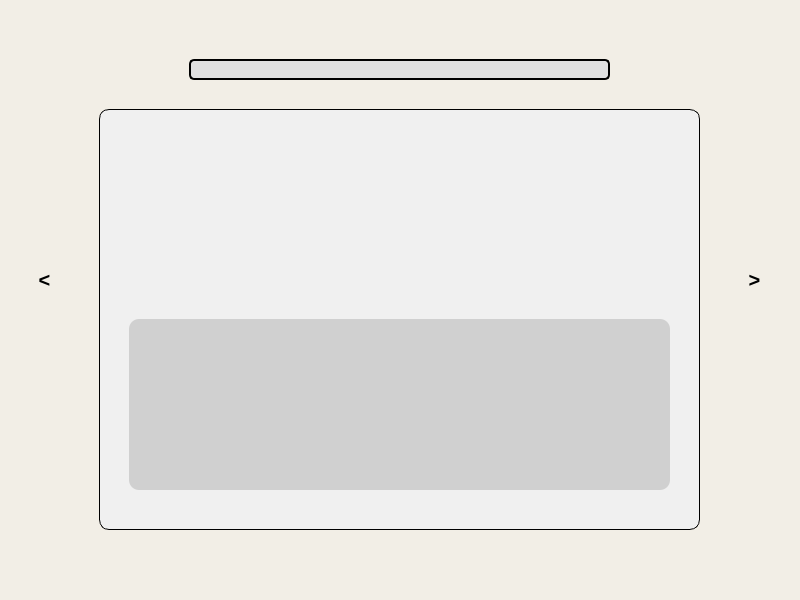
<?xml version="1.0" encoding="UTF-8"?>
<ui version="4.0">
 <class>MainWindow</class>
 <widget class="QMainWindow" name="MainWindow">
  <property name="geometry">
   <rect>
    <x>0</x>
    <y>0</y>
    <width>800</width>
    <height>600</height>
   </rect>
  </property>
  <property name="windowTitle">
   <string>MainWindow</string>
  </property>
  <property name="styleSheet">
   <string notr="true">background-color: rgb(242, 238, 230);</string>
  </property>
  <widget class="QWidget" name="centralwidget">
   <layout class="QVBoxLayout" name="verticalLayout">
    <item>
     <widget class="QStackedWidget" name="stackedWidget">
      <property name="currentIndex">
       <number>0</number>
      </property>
      <widget class="QWidget" name="quiz">
       <widget class="QLabel" name="questions_track">
        <property name="geometry">
         <rect>
          <x>260</x>
          <y>20</y>
          <width>271</width>
          <height>21</height>
         </rect>
        </property>
        <property name="styleSheet">
         <string notr="true">color: #000;
font-weight: 700;
font-size: 18px;</string>
        </property>
        <property name="text">
         <string/>
        </property>
        <property name="alignment">
         <set>Qt::AlignCenter</set>
        </property>
       </widget>
       <widget class="QProgressBar" name="progressBar">
        <property name="geometry">
         <rect>
          <x>180</x>
          <y>50</y>
          <width>421</width>
          <height>21</height>
         </rect>
        </property>
        <property name="styleSheet">
         <string notr="true">QProgressBar {
    border: 2px solid #000;
    border-radius: 5px;
    background-color: #e0e0e0;
    text-align: center;
}
QProgressBar::chunk {
    background-color: #4CAF50;  /* Green progress bar */
    width: 20px;
}</string>
        </property>
        <property name="value">
         <number>0</number>
        </property>
        <property name="textVisible">
         <bool>false</bool>
        </property>
       </widget>
       <widget class="QPushButton" name="prevBtn">
        <property name="geometry">
         <rect>
          <x>0</x>
          <y>0</y>
          <width>71</width>
          <height>541</height>
         </rect>
        </property>
        <property name="styleSheet">
         <string notr="true">font-size: 20px;
font-weight: 800;
border: none;
color: #000;</string>
        </property>
        <property name="text">
         <string>&lt;</string>
        </property>
       </widget>
       <widget class="QPushButton" name="nextBtn">
        <property name="geometry">
         <rect>
          <x>710</x>
          <y>0</y>
          <width>71</width>
          <height>541</height>
         </rect>
        </property>
        <property name="styleSheet">
         <string notr="true">font-size: 20px;
font-weight: 800;
border: none;
color: #000;</string>
        </property>
        <property name="text">
         <string>&gt;</string>
        </property>
       </widget>
       <widget class="QFrame" name="frame">
        <property name="geometry">
         <rect>
          <x>90</x>
          <y>100</y>
          <width>601</width>
          <height>421</height>
         </rect>
        </property>
        <property name="styleSheet">
         <string notr="true">QFrame#frame {
    background-color: #f0f0f0;
    border: 1px solid #000;
    border-radius: 10px;
    padding: 15px;
}</string>
        </property>
        <property name="frameShape">
         <enum>QFrame::StyledPanel</enum>
        </property>
        <property name="frameShadow">
         <enum>QFrame::Raised</enum>
        </property>
        <widget class="QLabel" name="question">
         <property name="geometry">
          <rect>
           <x>30</x>
           <y>60</y>
           <width>541</width>
           <height>101</height>
          </rect>
         </property>
         <property name="styleSheet">
          <string notr="true">font-size: 18px;
font-weight: 600;
color: #000;
background-color: #f0f0f0;</string>
         </property>
         <property name="text">
          <string/>
         </property>
         <property name="alignment">
          <set>Qt::AlignCenter</set>
         </property>
         <property name="wordWrap">
          <bool>true</bool>
         </property>
        </widget>
        <widget class="QTextEdit" name="answer">
         <property name="geometry">
          <rect>
           <x>30</x>
           <y>210</y>
           <width>541</width>
           <height>171</height>
          </rect>
         </property>
         <property name="styleSheet">
          <string notr="true">background-color: rgb(208, 208, 208);
border-radius: 10px;
color: #000;</string>
         </property>
        </widget>
       </widget>
      </widget>
      <widget class="QWidget" name="result">
       <widget class="QPushButton" name="prevBtn_2">
        <property name="geometry">
         <rect>
          <x>0</x>
          <y>0</y>
          <width>71</width>
          <height>541</height>
         </rect>
        </property>
        <property name="styleSheet">
         <string notr="true">font-size: 20px;
font-weight: 800;
border: none;
color: #000;</string>
        </property>
        <property name="text">
         <string>&lt;</string>
        </property>
       </widget>
       <widget class="QFrame" name="frame_2">
        <property name="geometry">
         <rect>
          <x>90</x>
          <y>60</y>
          <width>601</width>
          <height>421</height>
         </rect>
        </property>
        <property name="styleSheet">
         <string notr="true">QFrame#frame_2 {
    background-color: #f0f0f0;
    border: 1px solid #000;
    border-radius: 10px;
    padding: 15px;
}</string>
        </property>
        <property name="frameShape">
         <enum>QFrame::StyledPanel</enum>
        </property>
        <property name="frameShadow">
         <enum>QFrame::Raised</enum>
        </property>
        <widget class="QLabel" name="result_text">
         <property name="geometry">
          <rect>
           <x>30</x>
           <y>90</y>
           <width>541</width>
           <height>241</height>
          </rect>
         </property>
         <property name="styleSheet">
          <string notr="true">font-size: 18px;
font-weight: 600;
color: #000;
background-color: #f0f0f0;</string>
         </property>
         <property name="text">
          <string/>
         </property>
         <property name="alignment">
          <set>Qt::AlignCenter</set>
         </property>
         <property name="wordWrap">
          <bool>true</bool>
         </property>
        </widget>
       </widget>
      </widget>
     </widget>
    </item>
   </layout>
  </widget>
  <widget class="QMenuBar" name="menubar">
   <property name="geometry">
    <rect>
     <x>0</x>
     <y>0</y>
     <width>800</width>
     <height>22</height>
    </rect>
   </property>
  </widget>
  <widget class="QStatusBar" name="statusbar"/>
 </widget>
 <resources/>
 <connections/>
</ui>
